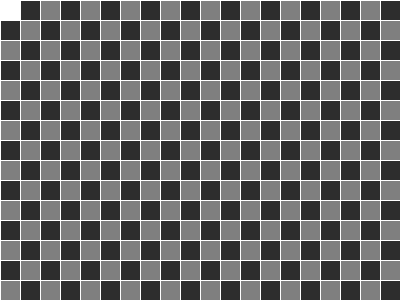
Frame 1 (no input)
Frame 60 (the mouse pressed at the canvas centre just before this capture): identical to frame 1, image omitted
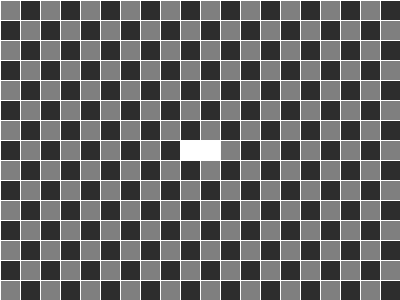
Frame 120 (the mouse held since frame 60 and released just before this capture)

The Processing sketch that drew these frames (run headless with seeded random() and noise(); from frame 60 on, the mouse is pressed at the canvas centre):

// Processing sketch: moduloExample
// ── moduloExample.pde
void setup() {
  size(400, 300);
  smooth();
}

void draw() {
  background(0);
  stroke(255);

  for (int x = 0; x < width; x+=20) { //for every x coordinate starting at 0 and ending with the width, spaced 20 pixels apart...
    for (int y = 0; y < height; y+=20) { //... we will look at every y coordinate, starting at 0 and ending at the height, and spaced 20 pixels apart

      //rollover. if the mouse is within the confines of any given rectangle, we will highlight it
      if (mouseX >=x && mouseX <= x+20 && mouseY >=y && mouseY <= y+20) {
        fill(255);
      } 
      
      //otherwise, if we determine that the remainders of x and y when divided by 40 (every other rect) are BOTH 0, or BOTH not 0, we color the rect with a lighter gray
      //modulo (%) divides the first number by the second number and returns the remainder.
      else if ((x % 40 != 0 && y%40 !=0) || (x % 40 == 0 && y%40 == 0)) {
        fill(127);
      } 
      
      //otherwise, fill with dark gray
      else {
        fill(45);
      }
      
      //draw a rectangle at each x and y location
      rect(x, y, 20, 20);
    }
  }
}
